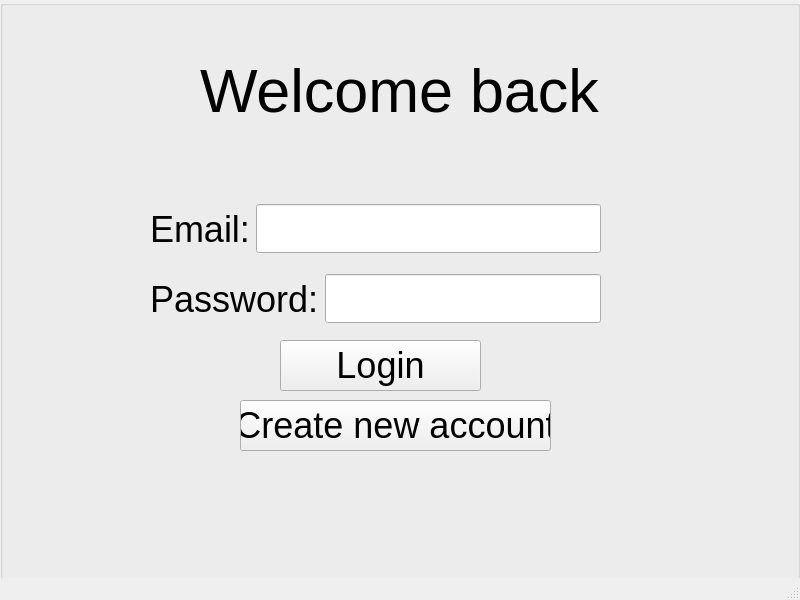
<?xml version="1.0" encoding="UTF-8"?>
<ui version="4.0">
 <class>LoginWindow</class>
 <widget class="QMainWindow" name="LoginWindow">
  <property name="geometry">
   <rect>
    <x>0</x>
    <y>0</y>
    <width>800</width>
    <height>600</height>
   </rect>
  </property>
  <property name="windowTitle">
   <string>LoginWindow</string>
  </property>
  <widget class="QWidget" name="centralwidget">
   <widget class="QGroupBox" name="groupBox">
    <property name="geometry">
     <rect>
      <x>0</x>
      <y>0</y>
      <width>800</width>
      <height>600</height>
     </rect>
    </property>
    <property name="title">
     <string/>
    </property>
    <widget class="QLabel" name="label">
     <property name="geometry">
      <rect>
       <x>200</x>
       <y>40</y>
       <width>401</width>
       <height>101</height>
      </rect>
     </property>
     <property name="font">
      <font>
       <pointsize>46</pointsize>
      </font>
     </property>
     <property name="text">
      <string>Welcome back</string>
     </property>
    </widget>
    <widget class="QPushButton" name="pushButton">
     <property name="geometry">
      <rect>
       <x>280</x>
       <y>340</y>
       <width>201</width>
       <height>51</height>
      </rect>
     </property>
     <property name="font">
      <font>
       <pointsize>27</pointsize>
      </font>
     </property>
     <property name="text">
      <string>Login</string>
     </property>
    </widget>
    <widget class="QPushButton" name="pushButton_2">
     <property name="geometry">
      <rect>
       <x>240</x>
       <y>400</y>
       <width>311</width>
       <height>51</height>
      </rect>
     </property>
     <property name="font">
      <font>
       <pointsize>27</pointsize>
      </font>
     </property>
     <property name="text">
      <string>Create new account</string>
     </property>
    </widget>
    <widget class="QWidget" name="layoutWidget">
     <property name="geometry">
      <rect>
       <x>150</x>
       <y>200</y>
       <width>451</width>
       <height>58</height>
      </rect>
     </property>
     <layout class="QHBoxLayout" name="horizontalLayout">
      <item>
       <widget class="QLabel" name="label_2">
        <property name="font">
         <font>
          <pointsize>27</pointsize>
         </font>
        </property>
        <property name="text">
         <string>Email:</string>
        </property>
       </widget>
      </item>
      <item>
       <widget class="QLineEdit" name="lineEditUsername">
        <property name="font">
         <font>
          <pointsize>27</pointsize>
         </font>
        </property>
       </widget>
      </item>
     </layout>
    </widget>
    <widget class="QWidget" name="layoutWidget">
     <property name="geometry">
      <rect>
       <x>150</x>
       <y>270</y>
       <width>451</width>
       <height>58</height>
      </rect>
     </property>
     <layout class="QHBoxLayout" name="horizontalLayout_2">
      <item>
       <widget class="QLabel" name="label_3">
        <property name="font">
         <font>
          <pointsize>27</pointsize>
         </font>
        </property>
        <property name="text">
         <string>Password:</string>
        </property>
       </widget>
      </item>
      <item>
       <widget class="QLineEdit" name="lineEditPassword">
        <property name="font">
         <font>
          <pointsize>27</pointsize>
         </font>
        </property>
        <property name="echoMode">
         <enum>QLineEdit::EchoMode::Password</enum>
        </property>
       </widget>
      </item>
     </layout>
    </widget>
   </widget>
  </widget>
  <widget class="QMenuBar" name="menubar">
   <property name="geometry">
    <rect>
     <x>0</x>
     <y>0</y>
     <width>800</width>
     <height>21</height>
    </rect>
   </property>
  </widget>
  <widget class="QStatusBar" name="statusbar"/>
 </widget>
 <resources/>
 <connections/>
</ui>
